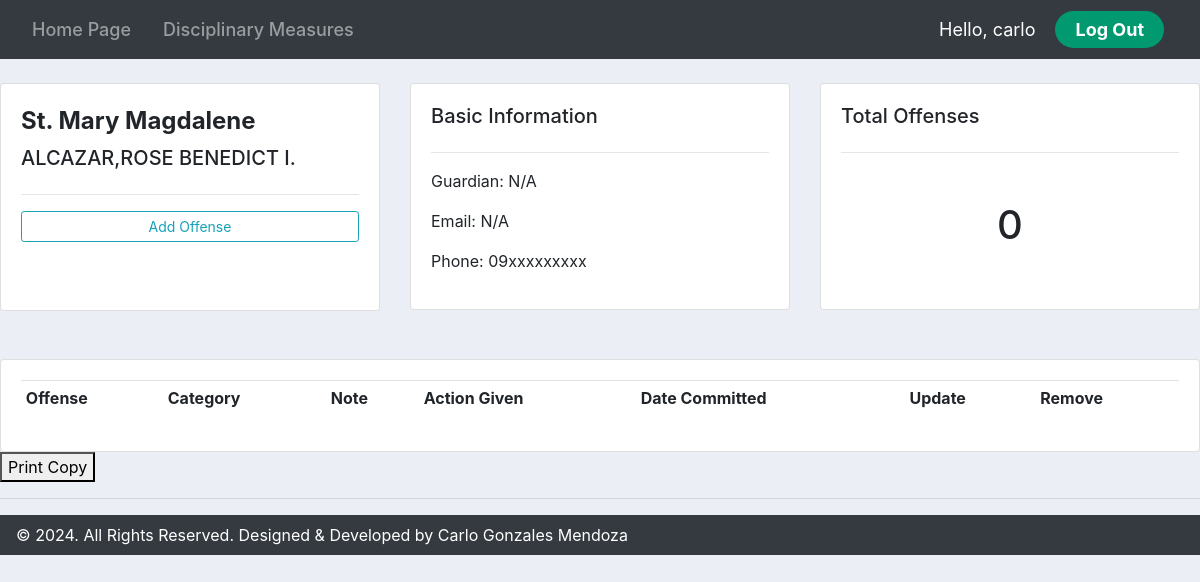
The app's page /maryprofile/2/ (signed in) with its own data.
### accounts/models.py (models this page shows, shortened)
class MaryStudent(models.Model):
    name = models.CharField(max_length=200, null=True)
    phone = models.CharField(max_length=200, null=True)
    email = models.CharField(max_length=200, null=True)
    guardian = models.CharField(max_length=200, null=True)
    date_created = models.DateTimeField(auto_now_add=True, null=True)

### accounts/views.py (the view)
# urls.py: path('maryprofile/<str:pk_test>/', views.maryprofile, name='maryprofile'),
@login_required(login_url='login')
def maryprofile(request, pk_test):
    marystudents = MaryStudent.objects.get(id=pk_test)
    maryoffenses = marystudents.maryoffense_set.all()
    offense_count = maryoffenses.count()
    context = {'students': marystudents, 'offenses': maryoffenses, "offense_count": offense_count,}
    return render(request, 'accounts/maryprofile.html', context)

### accounts/templates/accounts/maryprofile.html (shortened to what this page needs)
{% extends 'accounts/main.html' %}
{% block content %}
<br>
<div class="row">
    <div class="col-md">
        <div class="card card-body">
            <h5 style="font-size: 24px; font-weight: 700; line-height: 34px;">St. Mary Magdalene</h5>
            <h5>{{students.name}}</h5>
            <hr>
            <a class="btn btn-outline-info  btn-sm btn-block" href="{% url 'marycreate_offense' students.id %}">Add Offense</a>
            <br><br>
        </div>
    </div>
    <div class="col-md">
        <div class="card card-body">
            <h5>Basic Information</h5>
            <hr>
            <p style="padding: 0.01px">Guardian: {{students.guardian}}</p>
            <p style="padding: 0.01px">Email: {{students.email}}</p>
            <p style="padding: 0.01px">Phone: {{students.phone}}</p>
        </div>
    </div>
    <div class="col-md">
        <div class="card card-body">
            <h5>Total Offenses</h5>
            <hr>
            <h1 style="text-align: center;padding: 32px">{{offense_count}}</h1>
        </div>
    </div>
</div>
<br>
<br>
<div class="row">
    <div class="col-md">
        <div class="card card-body">
            <table class="table table-sm">
                <tr>
                    <th>Offense</th>
                    <th>Category</th>
                    <th>Note</th>
                    <th>Action Given</th>
                    <th>Date Committed</th>
                    <th>Update</th>
                    <th>Remove</th>
                </tr>
            </table>
        </div>
    </div>
</div>
<button onclick="window.print()">Print Copy</button>
{% endblock %}

### accounts/templates/accounts/navbar.html (shortened to what this page needs)
{% load static %}
<nav class="navbar navbar-expand-lg navbar-dark bg-dark">
    <div class="collapse navbar-collapse" id="navbarNav">
      <ul class="navbar-nav justify-content-center flex-grow-1 pe-3">
        <li class="nav-item">
          <a class="nav-link mx-lg-2" href="{% url 'homepage' %}">Home Page</a>
        </li>
        <li class="nav-item">
          <a class="nav-link mx-lg-2" href="{% url 'products' %}">Disciplinary Measures</a>
        </li>
      </ul>
    </div>
    <span class="hello-msg">Hello, {{request.user}}</span>
    <span ><a class="hello-log" href="{% url 'logout' %}">Log Out</a></span>
  </nav>

### static/css/main.css (style rules this page uses)
body { background-color: #ebeff5; }

### accounts/templates/accounts/navbar.html (style rules this page uses)
.hello-msg { font-size: 18px; color: #fff; margin-right: 20px; }
.hello-log { margin-right: 20px; background-color: #009970; color: #fff; font-size: 18px; padding: 8px 20px; border-radius: 50px; text-decoration: none; transition: 0.3s; font-weight: 700; }
.nav-link { font-size: 18px; color: #ffffff; font-weight: 500; position: relative; }
.nav-link::before { content: ""; position: absolute; bottom: 0; left: 50%; transform: translateX(-50%); width: 0%; height: 2px; background-color: #009970; visibility: hidden; transition: 0.3s ease-in-out; }

### records on screen
MaryStudent: name "ALCAZAR,ROSE BENEDICT I.", guardian "N/A", email "N/A", phone "09xxxxxxxxx"

### other values on screen
{{ request.user }} "carlo"
{{ offense_count }} "0"
